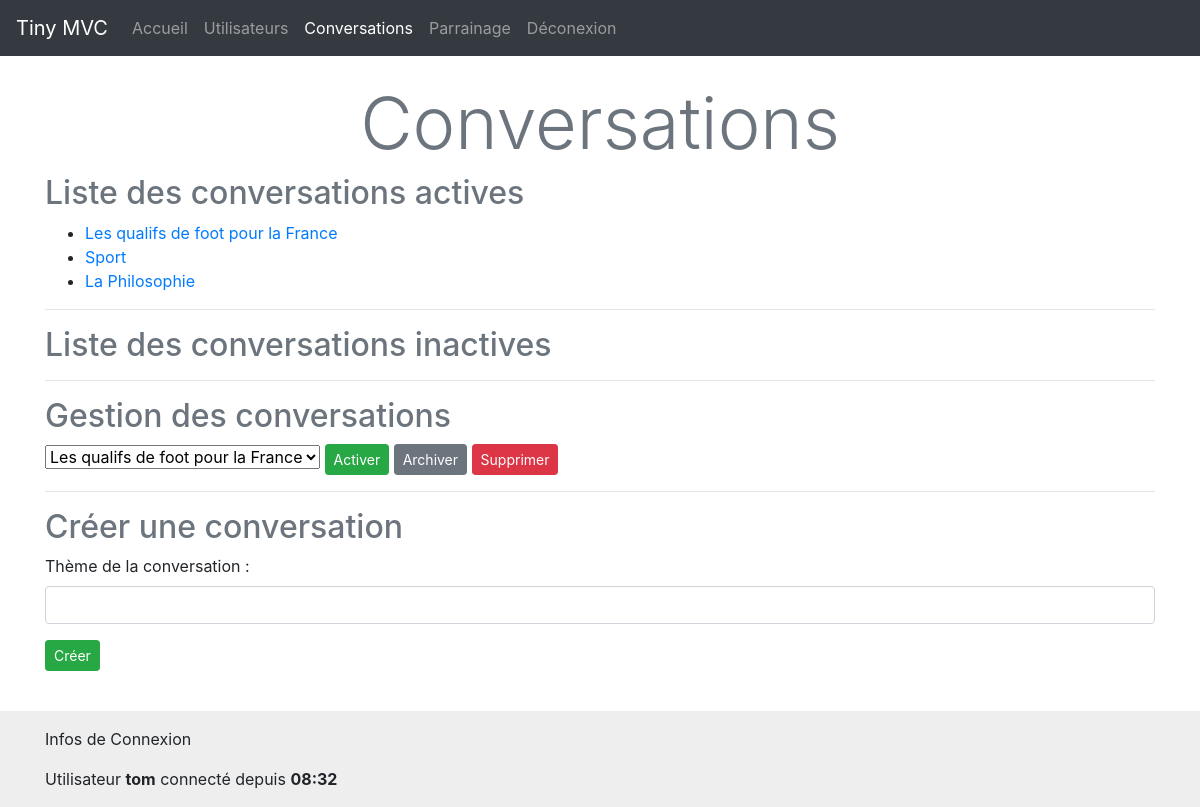
/index.php?view=conversations (signed in), run on the app's committed database.
### tables this page shows
CREATE TABLE `conversations` (
  `id` int(11) NOT NULL COMMENT 'Clé primaire',
  `active` tinyint(1) NOT NULL DEFAULT 1 COMMENT 'indique si la conversation est active',
  `theme` varchar(40) NOT NULL COMMENT 'Thème de la conversation'
);

### libs/maLibSQL.pdo.php (called while the page is built, shortened)
<?php
function SQLSelect($sql)
{
 	global $BDD_host;
	global $BDD_base;
 	global $BDD_user;
 	global $BDD_password;
	try {
		$dbh = new PDO("mysql:host=$BDD_host;dbname=$BDD_base", $BDD_user, $BDD_password);
	} catch (PDOException $e) {
		die("<font color=\"red\">SQLSelect: Erreur de connexion : " . $e->getMessage() . "</font>");
	}
	$dbh->exec("SET CHARACTER SET utf8");
	$res = $dbh->query($sql);
	$num = $res->rowCount();
	if ($num==0) return false;
	else return $res;
}
?>

### libs/modele.php (called while the page is built, shortened)
<?php
include_once('maLibSQL.pdo.php');
function listerConversations($mode = "tout")
{
    $SQL = "SELECT * from conversations";
    if ($mode == "actives") {
        $SQL .= " WHERE active=1";
    }
    if ($mode == "inactives") {
        $SQL .= " WHERE active=0";
    }
    return parcoursRs(SQLSelect($SQL));
}

### libs/maLibForms.php (the view, shortened to what this page needs)
<?php
function mkSelect($nomChampSelect, $tabData, $champValue, $champLabel, $selected = false, $champLabel2 = false)
{
    $multiple = "";
    echo "<select $multiple name=\"$nomChampSelect\">\n";
    foreach ($tabData as $data) {
        $sel = "";
        echo "<option $sel value=\"$data[$champValue]\">\n";
        echo $data[$champLabel] . "\n";
        echo "</option>\n";
    }
    echo "</select>\n";
}
function mkForm($action = "", $method = "get")
{
    echo "<form class=\"form-group\" action=\"$action\" method=\"$method\" >\n";
}
function endForm()
{
    echo "</form>\n";
}
function mkLabel($labelName, $for = "")
{
    echo '<label for="' . $for . '"/>' . $labelName . '</label>';
}
function mkInput($type, $name, $value = "")
{
    echo "<input class=\"form-control\" type=\"$type\" name=\"$name\" id=\"$name\" value=\"$value\"/>\n";
}
function mkLiens($tabData, $champLabel, $champCible, $urlBase = false, $nomCible = "")
{
    echo "<ul>";
    foreach ($tabData as $data) {
        echo "<li><a href=\"$urlBase&$nomCible=$data[$champCible]\">$data[$champLabel]</a></li>";
	}
    echo "</ul>";
}
?>

### data on the page
conversations: theme "Les qualifs de foot pour la France"
conversations: theme "Sport"
conversations: theme "La Philosophie"

### other printed values
$title "Conversations"
$labelName "Thème de la conversation :"
$_SESSION[pseudo] "tom"
$_SESSION[heureConnexion] "08:32"
form field idConv "Les qualifs de foot pour la France"
